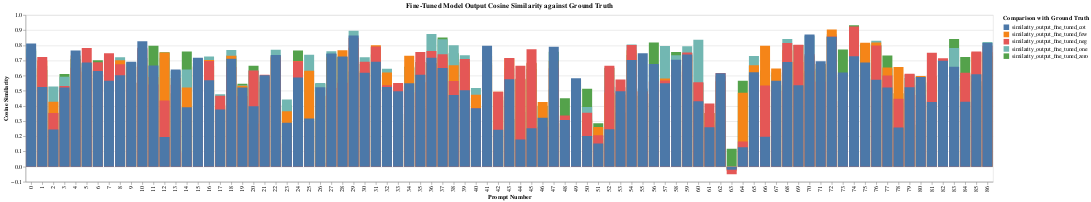

Notebook source saved alongside this figure:
### Code cell
alt.Chart(df_melt).mark_bar().encode(
    x=alt.X("Prompt Number:N").title("Prompt Number"),
    y=alt.Y("Cosine Similarity:Q").title("Cosine Similarity").stack(None),
    color="Comparison with Ground Truth:N",
    #column="Comparison with Ground Truth:N",
    tooltip=["Prompt Number:N", "Comparison with Ground Truth:N", "Cosine Similarity:Q"]
).properties(
    title="Fine-Tuned Model Output Cosine Similarity against Ground Truth"
).interactive()

### Figure 1 — Vega-Lite specification as saved in the notebook (floating-point values rounded to 4 significant figures; data arrays with more than 128 entries replaced by an {"elided": "..."} marker saying what was removed)
{"config": {"view": {"continuousWidth": 300, "continuousHeight": 300}}, "data": {"name": "data-6b3e05a8dcc1710fe64d66621e3e7273"}, "mark": {"type": "bar"}, "encoding": {"color": {"field": "Comparison with Ground Truth", "type": "nominal"}, "tooltip": [{"field": "Prompt Number", "type": "nominal"}, {"field": "Comparison with Ground Truth", "type": "nominal"}, {"field": "Cosine Similarity", "type": "quantitative"}], "x": {"field": "Prompt Number", "title": "Prompt Number", "type": "nominal"}, "y": {"field": "Cosine Similarity", "stack": null, "title": "Cosine Similarity", "type": "quantitative"}}, "params": [{"name": "param_40", "select": {"type": "interval", "encodings": ["x", "y"]}, "bind": "scales"}], "title": "Fine-Tuned Model Output Cosine Similarity against Ground Truth", "$schema": "https://vega.github.io/schema/vega-lite/v5.14.1.json", "datasets": {"data-6b3e05a8dcc1710fe64d66621e3e7273": {"elided": "435 records"}}}
